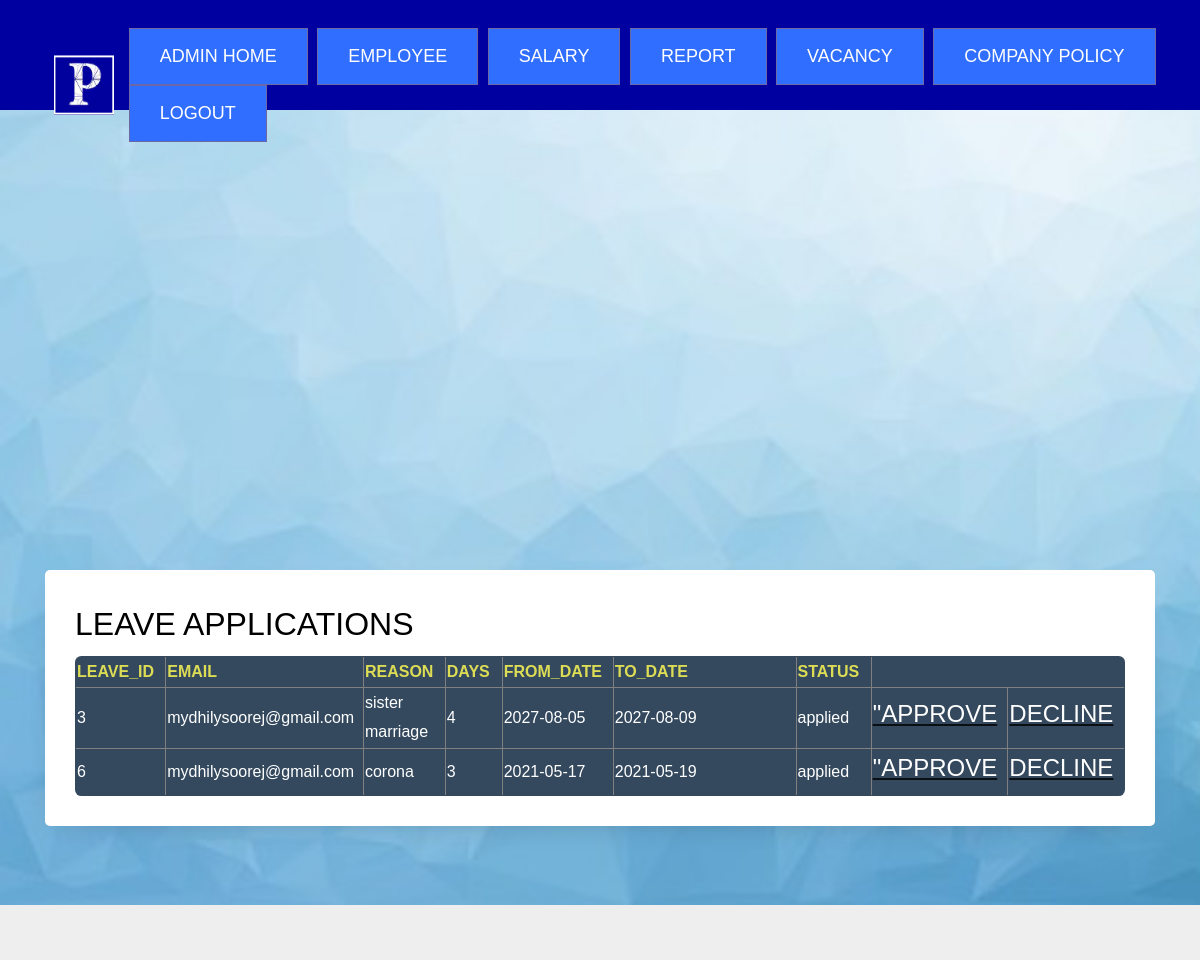
The app's page /anjali/admin/leave.php with its own data.
### tables this page shows
CREATE TABLE IF NOT EXISTS `leaves` (
  `l_id` int(11) NOT NULL AUTO_INCREMENT,
  `email` varchar(50) NOT NULL,
  `reason` varchar(200) NOT NULL,
  `days` int(5) NOT NULL,
  `from_date` date NOT NULL,
  `to_date` date NOT NULL,
  `l_status` varchar(25) NOT NULL,
  PRIMARY KEY (`l_id`)
);

### anjali/admin/leave.php (the view, shortened to what this page needs)
<?php
include("header.php");
include 'connect.php';
?>
 <div class="hero-wrap" style="background-image: url('images/department1.jpg');" data-stellar-background-ratio="0.5">
      <div class="container">
        <div class="row no-gutters slider-text align-items-center justify-content-start" data-scrollax-parent="true">
          <div class="col-lg-12 col-md-0 mt-0 mt-md-0"><br><br>
		  <div align="left">
		  <form method="POST" action="salary_action.php" class="request-form ftco-animate">
          		<h2>LEAVE APPLICATIONS</h2>
		   	<table class="rwd-table" border="1">
			<th style="width:550px">LEAVE_ID</th>
			<th style="width:550px">EMAIL</th>
			<th style="width:550px">REASON</th>
			<th style="width:550px">DAYS</th>
			<th style="width:550px">FROM_DATE</th>
			<th style="width:5000px">TO_DATE</th>
			<th style="width:550px">STATUS</th>
<?php
$s="select * from leaves where l_status='applied'";
$s1=mysqli_query($con,$s);
while($row=mysqli_fetch_array($s1))
{
?>
		  <tr>
		    <td data-th="Genre"style="width:550px"><?php echo $row[0];?></td>
			<td data-th="Movie Title"style="width:550px"><?php echo $row[1];?></td>
			<td data-th="Genre"style="width:550px"><?php echo $row[2];?></td>
			<td data-th="Year"style="width:550px"><?php echo $row[3];?></td>
			<td data-th="Gross"style="width:550px"><?php echo $row[4];?></td>
			<td data-th="Gross"style="width:5000px"><?php echo $row[5];?></td>
			<td data-th="Gross"style="width:5px"><?php echo $row[6];?></td>
			<td data-th="Gross"style="width:550px"><h4><U><A href='leave_approve.php?id=<?php echo $row[0];?>'><font color="white">"APPROVE</td></U></h4>
			<td data-th="Gross"style="width:550px"><h4><u><A href='leave_decline.php?id=<?php echo $row[0]?>'><font color="white">DECLINE</td></u></h4>
<?php
}
?>
		</tr>
		  </form>
			 </div>
      </div>
    </div>
</div>
  </body>
</html>

### anjali/admin/header.php (style rules this page uses)
body { background:#eee; margin:0; padding:0; font-family: "Trebuchet MS",Arial,Helvetica,sans-serif; }

### records on screen
leaves: l_id "3", email "mydhilysoorej@gmail.com", reason "sister marriage", days "4", from_date "2027-08-05", to_date "2027-08-09", l_status "applied"
leaves: l_id "6", email "mydhilysoorej@gmail.com", reason "corona", days "3", from_date "2021-05-17", to_date "2021-05-19", l_status "applied"
